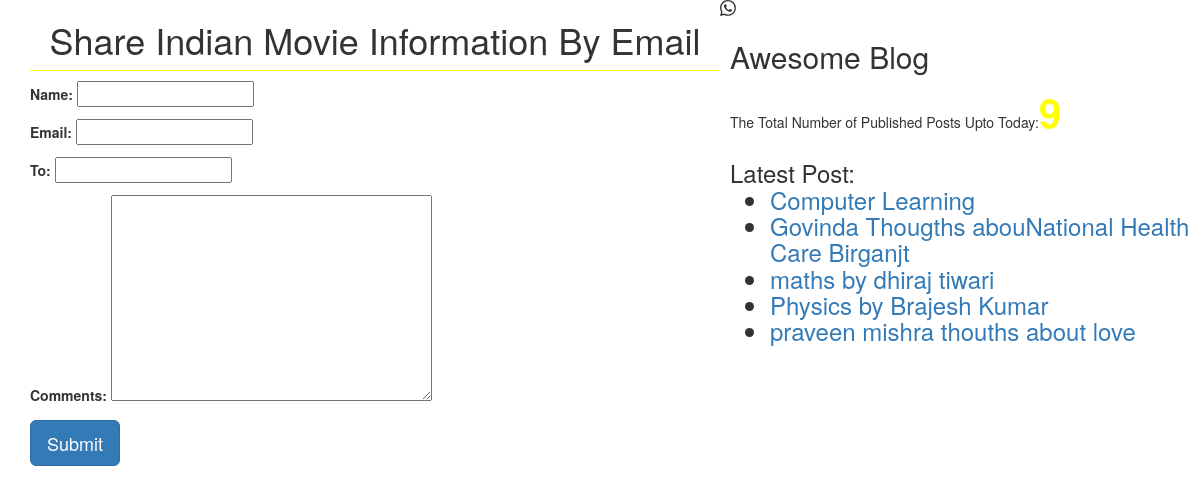
The app's page /2/share/ with its own data.
### blogapp/models.py (models this page shows, shortened)
class Post(models.Model):
	STATUS_CHOICES=(('draft','Draft'),('published','Published'))
	title=models.CharField(max_length=256)
	slug=models.SlugField(max_length=264,unique_for_date='publish')
	author=models.ForeignKey(User,related_name='blog_posts',on_delete=models.CASCADE,)
	body=models.TextField()
	publish=models.DateTimeField(default=timezone.now)
	created=models.DateTimeField(auto_now_add=True)
	updated=models.DateTimeField(auto_now=True)
	status=models.CharField(max_length=10,choices=STATUS_CHOICES,default='draft')
	objects=CustomManager()
	tags=TaggableManager()
	class Meta:
		ordering=('-publish',)
	def get_absolute_url(self):
	    return reverse('post_detail',args=[self.publish.year,
	    self.publish.strftime('%m'),self.publish.strftime('%d'),self.slug])

### blogapp/views.py (the view)
# urls.py: url(r'^(?P<id>\d+)/share/$',views.mail_send_view),
def mail_send_view(request,id):
	post=get_object_or_404(Post,id=id,status='published')
	sent=False
	if request.method=='POST':
		form=EmailSendForm(request.POST)
		if form.is_valid():
			cd=form.cleaned_data
			subject='{}({}) recomends you to read "{}"'.format(cd['name'],cd['email'],post.title)
			post_url=request.build_absolute_uri(post.get_absolute_url())
			message='Read Post At:mithileshpandeyblog.pythonanywhere.com'
			send_mail(subject,message,'paythondeveloper@gmail.com',[cd['to']])
			sent=True
	else:
		form=EmailSendForm()
	return render(request,'sharebymail.html',{'form':form,'post':post,'sent':sent})

### blogapp/forms.py
class EmailSendForm(forms.Form):
	name=forms.CharField()
	email=forms.EmailField()
	to=forms.EmailField()
	comments=forms.CharField(required=False,widget=forms.Textarea)

### blogapp/templatetags/blog_tags.py (called while the page is built)
@register.simple_tag
def total_posts():
	return  Post.objects.count()

@register.inclusion_tag('latestpost.html')
def show_latest_posts():
    latest_posts=Post.objects.order_by('-publish')[:5]
    return{'latest_posts':latest_posts}

### blogapp/templates/sharebymail.html (shortened to what this page needs)
{%extends 'base.html'%}
{%block content%}
{%if sent %}
<h1>Email Successfully sent</h1>
<h2>post with the title:{{post.title}} information shared by mail</h2>
{%else%}
<h1>Share {{post.title}} By Email</h1>
<form method="POST">
	{{form.as_p}}
	<input type='submit' class='btn btn-primary btn-lg',value="Send Mail">
</form>
{%endif%}
{%endblock%}

### blogapp/templates/latestpost.html
<ul>
	{%load static%}
	{% for post in latest_posts%}
	<li><a href="{{post.get_absolute_url}}">{{post.title}}</a></li>
	{%endfor%}
</ul>

### blogapp/static/blog.css (style rules this page uses)
h1 { text-align: center; border-bottom:1px solid yellow; padding-bottom:10px; }
body { background: url("https://www.zekardo.com/static/images_latest/banner-car.png"); background-repeat: no-repeat; background-size: auto; }

### records on screen
Post: title "Indian Movie Information"
Post: title "Computer Learning"
Post: title "Govinda Thougths abouNational Health Care Birganjt"
Post: title "maths by dhiraj tiwari"
Post: title "Physics by Brajesh Kumar"
Post: title "praveen mishra thouths about love"
